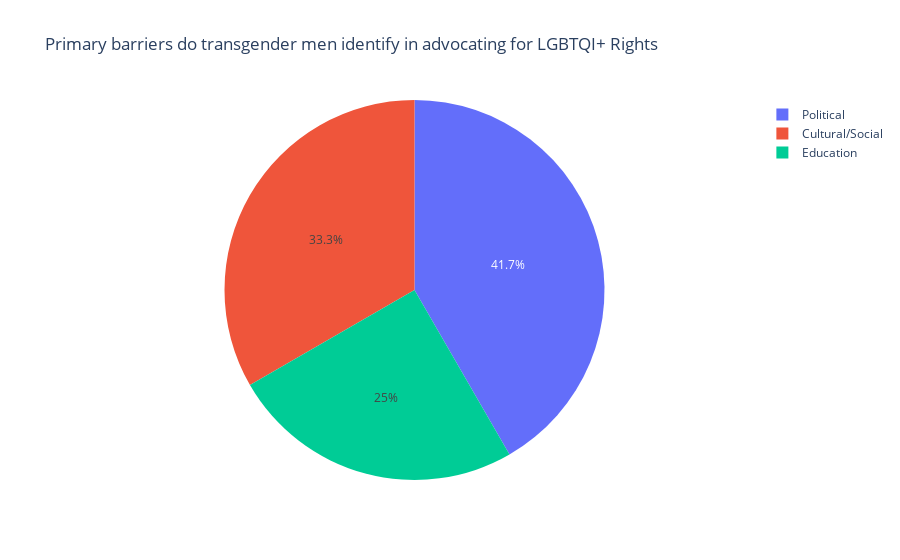

This figure's notebook cell:
### Code cell
temp_series = df4['LGBTQI+_rights'].value_counts()
labels = (np.array(temp_series.index))
sizes = (np.array((temp_series / temp_series.sum())*100))

trace = go.Pie(labels=labels, values=sizes)
layout = go.Layout(
    title='Primary barriers do transgender men identify in advocating for LGBTQI+ Rights'
)
data = [trace]
fig = go.Figure(data=data, layout=layout)
py.iplot(fig, filename="LGBTQI+_rights")

### Figure 1 — Plotly figure (JSON) as saved in the notebook; plotly's stock layout.template omitted (floating-point values rounded to 4 significant figures)
{"data": [{"labels": ["Political", "Cultural/Social", "Education"], "type": "pie", "values": [41.67, 33.33, 25]}], "layout": {"title": {"text": "Primary barriers do transgender men identify in advocating for LGBTQI+ Rights"}}}
